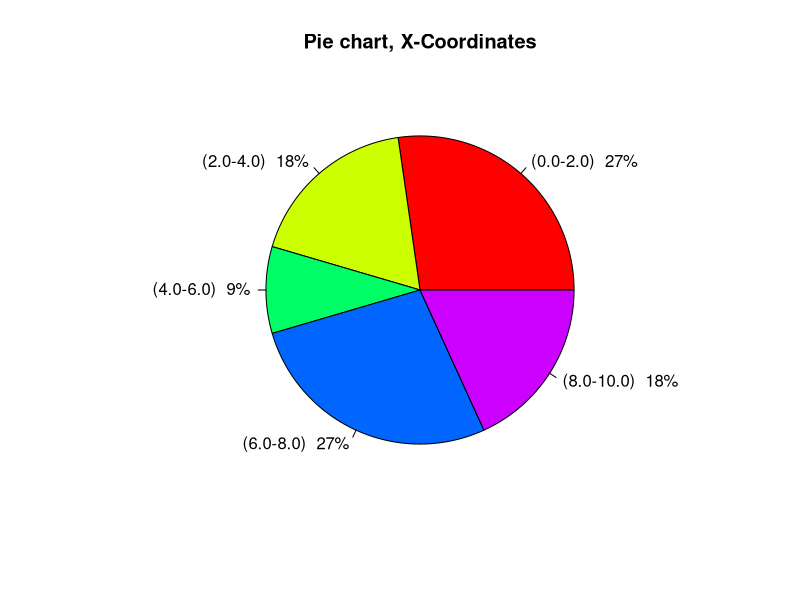

Reproduce this figure in R.
#pie charts x-coordinates
slices = c(3, 2, 1, 3, 2)
labels = c("(0.0-2.0) ", "(2.0-4.0) ", "(4.0-6.0) ", "(6.0-8.0) ", "(8.0-10.0) ")
percents = round(slices/sum(slices)*100)
labels <- paste(labels, percents)
labels <- paste(labels, "%", sep = "")
pie(slices, labels = labels, col = rainbow(length(slices)), main = "Pie chart, X-Coordinates")